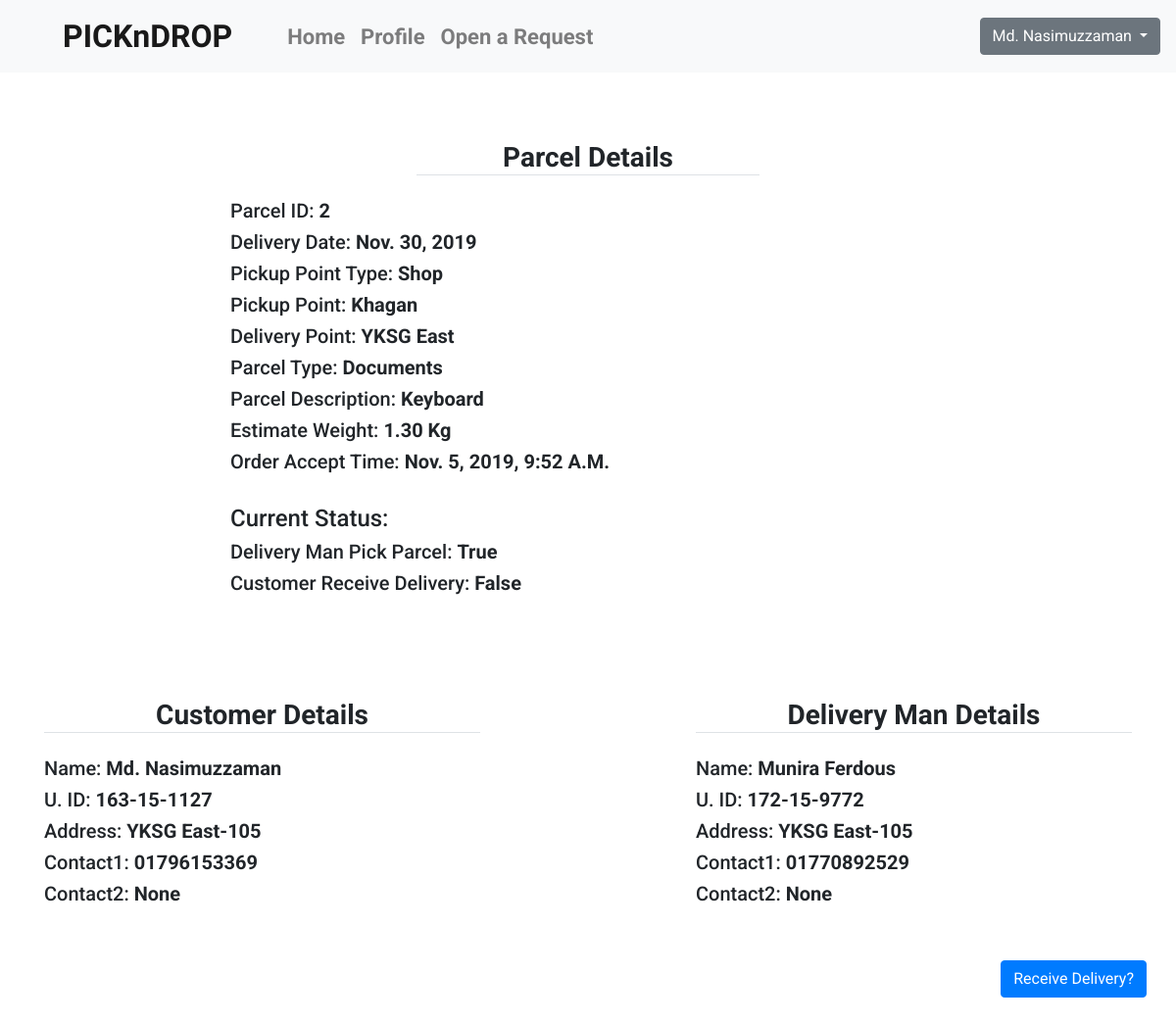
/deliver-details/1/ (signed in), run on the app's committed database.
### deliverytrack/models.py (models this page shows, shortened)
class AcceptOrderRequest(models.Model):
    deliveryMan = models.ForeignKey(ProfileEdit, on_delete=models.CASCADE)
    orderDetails = models.OneToOneField(PostOrderRequest, on_delete=models.CASCADE, null=True)
    acceptTime = models.DateTimeField(auto_now=True)
    delivered = models.BooleanField(default=False)
    deliveryTime = models.DateTimeField(null=True, blank=True)
    pickParcel = models.BooleanField()
    getDelivery = models.BooleanField()

### ordertrack/models.py (models this page shows, shortened)
class PostOrderRequest(models.Model):
    author = models.ForeignKey(ProfileEdit, on_delete=models.CASCADE)
    pickupPointType = models.CharField(max_length=50, choices=c.CHOICES_PickupPointType)
    pickupPoint = models.CharField(max_length=105, choices=c.CHOICES_PickupPoint)
    pickupPointDescription = models.CharField(max_length=2055)
    deliveryPoint = models.CharField(max_length=255, choices=c.CHOICES_HallName)
    parcelType = models.CharField(max_length=255, choices=c.CHOICES_ParcelType)
    parcelDescription = models.CharField(max_length=2055)
    weight = models.DecimalField(decimal_places=2, max_digits=4)
    deliveryDate = models.DateField(help_text="Format: '%Y-%m-%d' i.e. 2006-10-25")
    postDate = models.DateTimeField()
    accepted = models.BooleanField(default=False)
    deliveryCost = models.IntegerField(null=True)

### userprofile/models.py (models this page shows, shortened)
class ProfileEdit(models.Model):
    displayPicture = models.ImageField(upload_to='dp')
    hallName = models.CharField(max_length=1055, choices=c.CHOICES_HallName)
    roomNumber = models.CharField(max_length=3)
    contact1 = models.CharField(max_length=11)
    contact2 = models.CharField(max_length=11, null=True, blank=True)
    profileAuthor = models.OneToOneField(User, on_delete=models.CASCADE)

### deliverytrack/views.py (the view, shortened to what this page needs)
# urls.py: path('<int:d_id>/', dv.delivery_details_view, name='deliver-details')
@login_required
def delivery_details_view(request, d_id):
    obj = get_object_or_404(AcceptOrderRequest, id=d_id)
    context = {
        'obj': obj
    }
    return render(request, 'delivery_details.html', context)

### deliverytrack/templates/delivery_details.html (shortened to what this page needs)
{% extends 'base.html' %}
{% load static %}
{% block core %}
    {% if obj.orderDetails.author.profileAuthor == user or obj.deliveryMan.profileAuthor == user %}
        <div class="container ">
            <div class="row justify-content-center">
                <div class="col-8 col-md-4 col-sm-6">
                    <h3 class="border-bottom mb-4 mt-5 text-center font-weight-bold">Parcel Details</h3>
                </div>
            </div>
            <div class="row justify-content-center text-capitalize">
                <div class="col-10 col-md-8">
                    <h5>Parcel ID: <strong>{{ obj.orderDetails.id }}</strong></h5>
                    <h5>Delivery Date: <strong>{{ obj.orderDetails.deliveryDate }}</strong></h5>
                    <h5>Pickup Point Type: <strong>{{ obj.orderDetails.pickupPointType }}</strong></h5>
                    <h5>Pickup Point: <strong>{{ obj.orderDetails.pickupPoint }}</strong></h5>
                    <h5>Delivery Point: <strong>{{ obj.orderDetails.deliveryPoint }}</strong></h5>
                    <h5>Parcel Type: <strong>{{ obj.orderDetails.parcelType }}</strong></h5>
                    <h5>Parcel Description: <strong>{{ obj.orderDetails.parcelDescription }}</strong></h5>
                    <h5>Estimate Weight: <strong>{{ obj.orderDetails.weight }} kg</strong></h5>
                    <h5>Order Accept Time: <strong>{{ obj.acceptTime }}</strong></h5>
                    <br>
                    <h4>Current Status:</h4>
                    <h5>Delivery Man Pick Parcel: <strong>{{ obj.pickParcel }}</strong></h5>
                    <h5>Customer Receive Delivery: <strong>{{ obj.getDelivery }}</strong></h5>
                </div>
            </div>
            <div style="padding-top: 50px;"></div>
            <div class="row">
                <div class="col-5 ">
                    <h3 class="border-bottom mb-4 mt-5 text-center font-weight-bold">Customer Details</h3>
                </div>
                <div class="col-2"></div>
                <div class="col-5">
                    <h3 class="border-bottom mb-4 mt-5 text-center font-weight-bold">Delivery Man Details</h3>
                </div>
            </div>
            <div class="row text-capitalize">
                <div class="col-5 ">
                    <h5>Name: <strong>{{ obj.orderDetails.author.profileAuthor.first_name }}</strong></h5>
                    <h5>U. ID: <strong>{{ obj.orderDetails.author.profileAuthor.username }}</strong></h5>
                    <h5>Address: <strong>{{ obj.orderDetails.author.hallName }}-{{ obj.orderDetails.author.roomNumber }}</strong></h5>
                    <h5>Contact1: <strong>{{ obj.orderDetails.author.contact1 }}</strong></h5>
                    <h5>Contact2: <strong>{{ obj.orderDetails.author.contact2 }}</strong></h5>
                </div>
                <div class="col-2"></div>
                <div class="col-5 ">
                    <h5>Name: <strong>{{ obj.deliveryMan.profileAuthor.first_name }}</strong></h5>
                    <h5>U. ID: <strong>{{ obj.deliveryMan.profileAuthor.username }}</strong></h5>
                    <h5>Address: <strong>{{ obj.deliveryMan.hallName }}-{{ obj.deliveryMan.roomNumber }}</strong></h5>
                    <h5>Contact1: <strong>{{ obj.deliveryMan.contact1 }}</strong></h5>
                    <h5>Contact2: <strong>{{ obj.deliveryMan.contact2 }}</strong></h5>
                </div>
            </div>
            <div class="row mt-5 float-right">
                <form action="." method="post">
                    {% if user == obj.orderDetails.author.profileAuthor %}
                        {% if obj.getDelivery %}
                            <button class="btn btn-primary" type="button">Received Delivery</button>
                        {% else %}
                            <button class="btn btn-primary" type="button" data-toggle="modal" data-target="#parcel">Receive Delivery?</button>
                        {% endif %}
                    {% else %}
                        {% if obj.pickParcel %}
                            <button class="btn btn-primary" type="button">Picked Parcel</button>
                        {% else %}
                            <button class="btn btn-primary" type="button" data-toggle="modal" data-target="#parcel">Pick Parcel?</button>
                        {% endif %}
                    {% endif %}
                </form>
            </div>
        </div>
        <div style="padding-top: 300px;"> <h1></h1></div>
    {% else %}
        <h1>Not Authorized! </h1>
    {% endif %}
{% endblock %}

### templates/base.html (shortened to what this page needs)
{% load static %}
<!doctype html>
<html lang="en">
  <head>
    <link rel="stylesheet" href="https://stackpath.bootstrapcdn.com/bootstrap/4.3.1/css/bootstrap.min.css" >
      <link rel="stylesheet" href="{% static 'css/style.css' %}">
  </head>
  <body>
    <nav class="navbar navbar-expand-lg navbar-light bg-light fixed-top" style="background-color: #e3f2fd;">
        <a class="navbar-brand mr-5 ml-5 fon" href="{% url 'home' %}">PICKnDROP</a>
      <div class="collapse navbar-collapse " id="navbarText">
        <ul class="navbar-nav mr-auto">
          <li class="nav-item">
            <a class="nav-link" href="{% url 'home' %}">Home <span class="sr-only">(current)</span></a>
          </li>
          <li class="nav-item">
              {% if user.is_authenticated %}
                  <a class="nav-link" href="../../../../profile/{{ user.username }}/">Profile</a>
              {% else %}
                  <a class="nav-link" href="{% url 'login' %}">Profile</a>
              {% endif %}
          </li>
          <li class="nav-item">
            <a class="nav-link" href="{% url 'request-form' %}">Open a Request</a>
          </li>
        </ul>
        <span class="navbar-text">
            {% if user.is_authenticated %}
                <div class="dropdown">
                  <button class="btn btn-secondary dropdown-toggle" type="button" id="dropdownMenuButton" data-toggle="dropdown" aria-haspopup="true" aria-expanded="false">
                      {{ user.first_name }}
                  </button>
                </div>
            {% else %}
                <a href="{% url 'login' %}" class="btn btn-secondary" >Login</a>
            {% endif %}
        </span>
      </div>
    </nav>
    <div  style="padding-top: 6em;"></div>
    {% block core %}
    {% endblock %}
  </body>
</html>

### static/css/style.css (style rules this page uses)
body { font-family: 'Roboto', sans-serif; width: 100%; }
h3 { font-weight: bold; }
ul li a { font-size: 22px; font-weight: bold; }
.fon { font-family: 'Staatliches', cursive; !important; font-weight: bold; font-size: 2em; }

### data on the page
AcceptOrderRequest: orderDetails.id "2", orderDetails.deliveryDate "Nov. 30, 2019", orderDetails.pickupPointType "Shop", orderDetails.pickupPoint "Khagan", orderDetails.deliveryPoint "YKSG East", orderDetails.parcelType "Documents", orderDetails.parcelDescription "Keyboard", orderDetails.weight "1.30", acceptTime "Nov. 5, 2019, 9:52 A.m.", pickParcel "True", getDelivery "False", orderDetails.author.profileAuthor.first_name "Md. Nasimuzzaman", orderDetails.author.profileAuthor.username "163-15-1127", orderDetails.author.hallName "YKSG East", orderDetails.author.roomNumber "105", orderDetails.author.contact1 "01796153369", orderDetails.author.contact2 "None", deliveryMan.profileAuthor.first_name "Munira Ferdous", deliveryMan.profileAuthor.username "172-15-9772", deliveryMan.hallName "YKSG East", deliveryMan.roomNumber "105", deliveryMan.contact1 "01770892529", deliveryMan.contact2 "None"

### other printed values
{{ user.first_name }} "Md. Nasimuzzaman"
